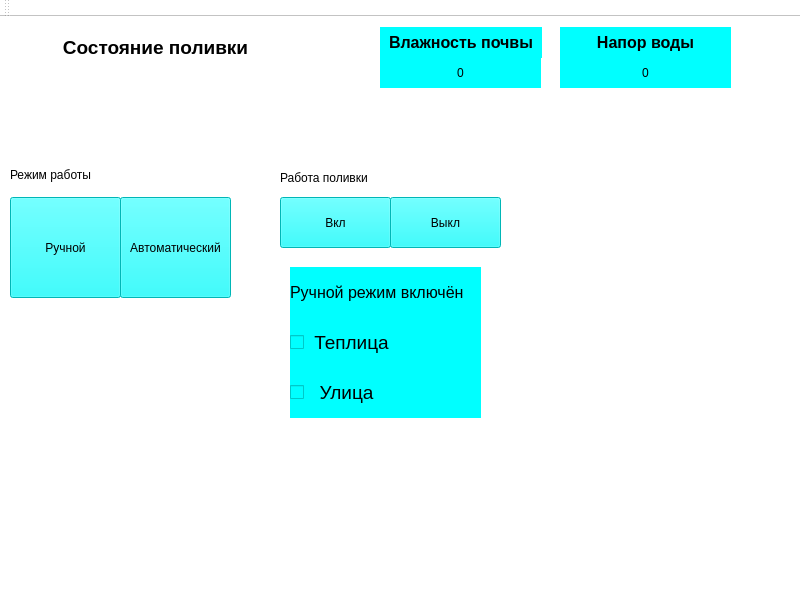
<?xml version="1.0" encoding="UTF-8"?>
<ui version="4.0">
 <class>MainWindow</class>
 <widget class="QMainWindow" name="MainWindow">
  <property name="geometry">
   <rect>
    <x>0</x>
    <y>0</y>
    <width>800</width>
    <height>600</height>
   </rect>
  </property>
  <property name="windowTitle">
   <string>MainWindow</string>
  </property>
  <property name="styleSheet">
   <string notr="true">background-color: white;
background-color: white;
color: #000000;</string>
  </property>
  <widget class="QWidget" name="centralwidget">
   <widget class="QPushButton" name="pushButton">
    <property name="geometry">
     <rect>
      <x>280</x>
      <y>180</y>
      <width>111</width>
      <height>51</height>
     </rect>
    </property>
    <property name="styleSheet">
     <string notr="true">background-color: #00FFFF;</string>
    </property>
    <property name="text">
     <string>Вкл</string>
    </property>
   </widget>
   <widget class="QLabel" name="label_2">
    <property name="geometry">
     <rect>
      <x>30</x>
      <y>20</y>
      <width>251</width>
      <height>21</height>
     </rect>
    </property>
    <property name="font">
     <font>
      <pointsize>14</pointsize>
      <bold>true</bold>
     </font>
    </property>
    <property name="text">
     <string>Состояние поливки</string>
    </property>
    <property name="alignment">
     <set>Qt::AlignmentFlag::AlignCenter</set>
    </property>
   </widget>
   <widget class="QCheckBox" name="checkBox">
    <property name="geometry">
     <rect>
      <x>290</x>
      <y>300</y>
      <width>191</width>
      <height>51</height>
     </rect>
    </property>
    <property name="font">
     <font>
      <pointsize>14</pointsize>
     </font>
    </property>
    <property name="styleSheet">
     <string notr="true">background-color: #00FFFF;</string>
    </property>
    <property name="text">
     <string> Теплица</string>
    </property>
   </widget>
   <widget class="QLabel" name="label_4">
    <property name="geometry">
     <rect>
      <x>380</x>
      <y>10</y>
      <width>162</width>
      <height>31</height>
     </rect>
    </property>
    <property name="font">
     <font>
      <pointsize>12</pointsize>
      <bold>true</bold>
     </font>
    </property>
    <property name="styleSheet">
     <string notr="true">background-color: #00FFFF	;</string>
    </property>
    <property name="text">
     <string>Влажность почвы</string>
    </property>
    <property name="alignment">
     <set>Qt::AlignmentFlag::AlignCenter</set>
    </property>
   </widget>
   <widget class="QLabel" name="label_3">
    <property name="geometry">
     <rect>
      <x>560</x>
      <y>10</y>
      <width>171</width>
      <height>31</height>
     </rect>
    </property>
    <property name="font">
     <font>
      <pointsize>12</pointsize>
      <bold>true</bold>
     </font>
    </property>
    <property name="styleSheet">
     <string notr="true">background-color: #00FFFF;</string>
    </property>
    <property name="text">
     <string>Напор воды</string>
    </property>
    <property name="alignment">
     <set>Qt::AlignmentFlag::AlignCenter</set>
    </property>
   </widget>
   <widget class="QLabel" name="label_8">
    <property name="geometry">
     <rect>
      <x>380</x>
      <y>40</y>
      <width>161</width>
      <height>31</height>
     </rect>
    </property>
    <property name="styleSheet">
     <string notr="true">background-color: #00FFFF	;</string>
    </property>
    <property name="text">
     <string>0</string>
    </property>
    <property name="alignment">
     <set>Qt::AlignmentFlag::AlignCenter</set>
    </property>
   </widget>
   <widget class="QLabel" name="label_9">
    <property name="geometry">
     <rect>
      <x>560</x>
      <y>40</y>
      <width>171</width>
      <height>31</height>
     </rect>
    </property>
    <property name="styleSheet">
     <string notr="true">background-color: #00FFFF;</string>
    </property>
    <property name="text">
     <string>0</string>
    </property>
    <property name="alignment">
     <set>Qt::AlignmentFlag::AlignCenter</set>
    </property>
   </widget>
   <widget class="QLabel" name="label_10">
    <property name="geometry">
     <rect>
      <x>280</x>
      <y>150</y>
      <width>101</width>
      <height>21</height>
     </rect>
    </property>
    <property name="text">
     <string>Работа поливки</string>
    </property>
   </widget>
   <widget class="QPushButton" name="pushButton_2">
    <property name="geometry">
     <rect>
      <x>390</x>
      <y>180</y>
      <width>111</width>
      <height>51</height>
     </rect>
    </property>
    <property name="styleSheet">
     <string notr="true">background-color: #00FFFF;</string>
    </property>
    <property name="text">
     <string>Выкл</string>
    </property>
   </widget>
   <widget class="QPushButton" name="pushButton_3">
    <property name="geometry">
     <rect>
      <x>10</x>
      <y>180</y>
      <width>111</width>
      <height>101</height>
     </rect>
    </property>
    <property name="styleSheet">
     <string notr="true">background-color: #00FFFF;</string>
    </property>
    <property name="text">
     <string>Ручной</string>
    </property>
   </widget>
   <widget class="QPushButton" name="pushButton_4">
    <property name="geometry">
     <rect>
      <x>120</x>
      <y>180</y>
      <width>111</width>
      <height>101</height>
     </rect>
    </property>
    <property name="styleSheet">
     <string notr="true">background-color: #00FFFF;</string>
    </property>
    <property name="text">
     <string>Автоматический</string>
    </property>
   </widget>
   <widget class="QLabel" name="label_11">
    <property name="geometry">
     <rect>
      <x>10</x>
      <y>150</y>
      <width>91</width>
      <height>16</height>
     </rect>
    </property>
    <property name="text">
     <string>Режим работы</string>
    </property>
   </widget>
   <widget class="QCheckBox" name="checkBox_2">
    <property name="geometry">
     <rect>
      <x>290</x>
      <y>350</y>
      <width>191</width>
      <height>51</height>
     </rect>
    </property>
    <property name="font">
     <font>
      <pointsize>14</pointsize>
     </font>
    </property>
    <property name="styleSheet">
     <string notr="true">background-color: #00FFFF;</string>
    </property>
    <property name="text">
     <string>  Улица</string>
    </property>
   </widget>
   <widget class="QLabel" name="label_5">
    <property name="geometry">
     <rect>
      <x>290</x>
      <y>250</y>
      <width>191</width>
      <height>51</height>
     </rect>
    </property>
    <property name="font">
     <font>
      <pointsize>12</pointsize>
     </font>
    </property>
    <property name="styleSheet">
     <string notr="true">background-color: #00FFFF;</string>
    </property>
    <property name="text">
     <string>Ручной режим включён</string>
    </property>
    <property name="alignment">
     <set>Qt::AlignmentFlag::AlignLeading|Qt::AlignmentFlag::AlignLeft|Qt::AlignmentFlag::AlignVCenter</set>
    </property>
   </widget>
  </widget>
  <widget class="QMenuBar" name="menubar">
   <property name="geometry">
    <rect>
     <x>0</x>
     <y>0</y>
     <width>800</width>
     <height>21</height>
    </rect>
   </property>
  </widget>
  <widget class="QStatusBar" name="statusbar"/>
  <widget class="QToolBar" name="toolBar">
   <property name="windowTitle">
    <string>toolBar</string>
   </property>
   <attribute name="toolBarArea">
    <enum>TopToolBarArea</enum>
   </attribute>
   <attribute name="toolBarBreak">
    <bool>false</bool>
   </attribute>
  </widget>
 </widget>
 <resources/>
 <connections/>
</ui>
